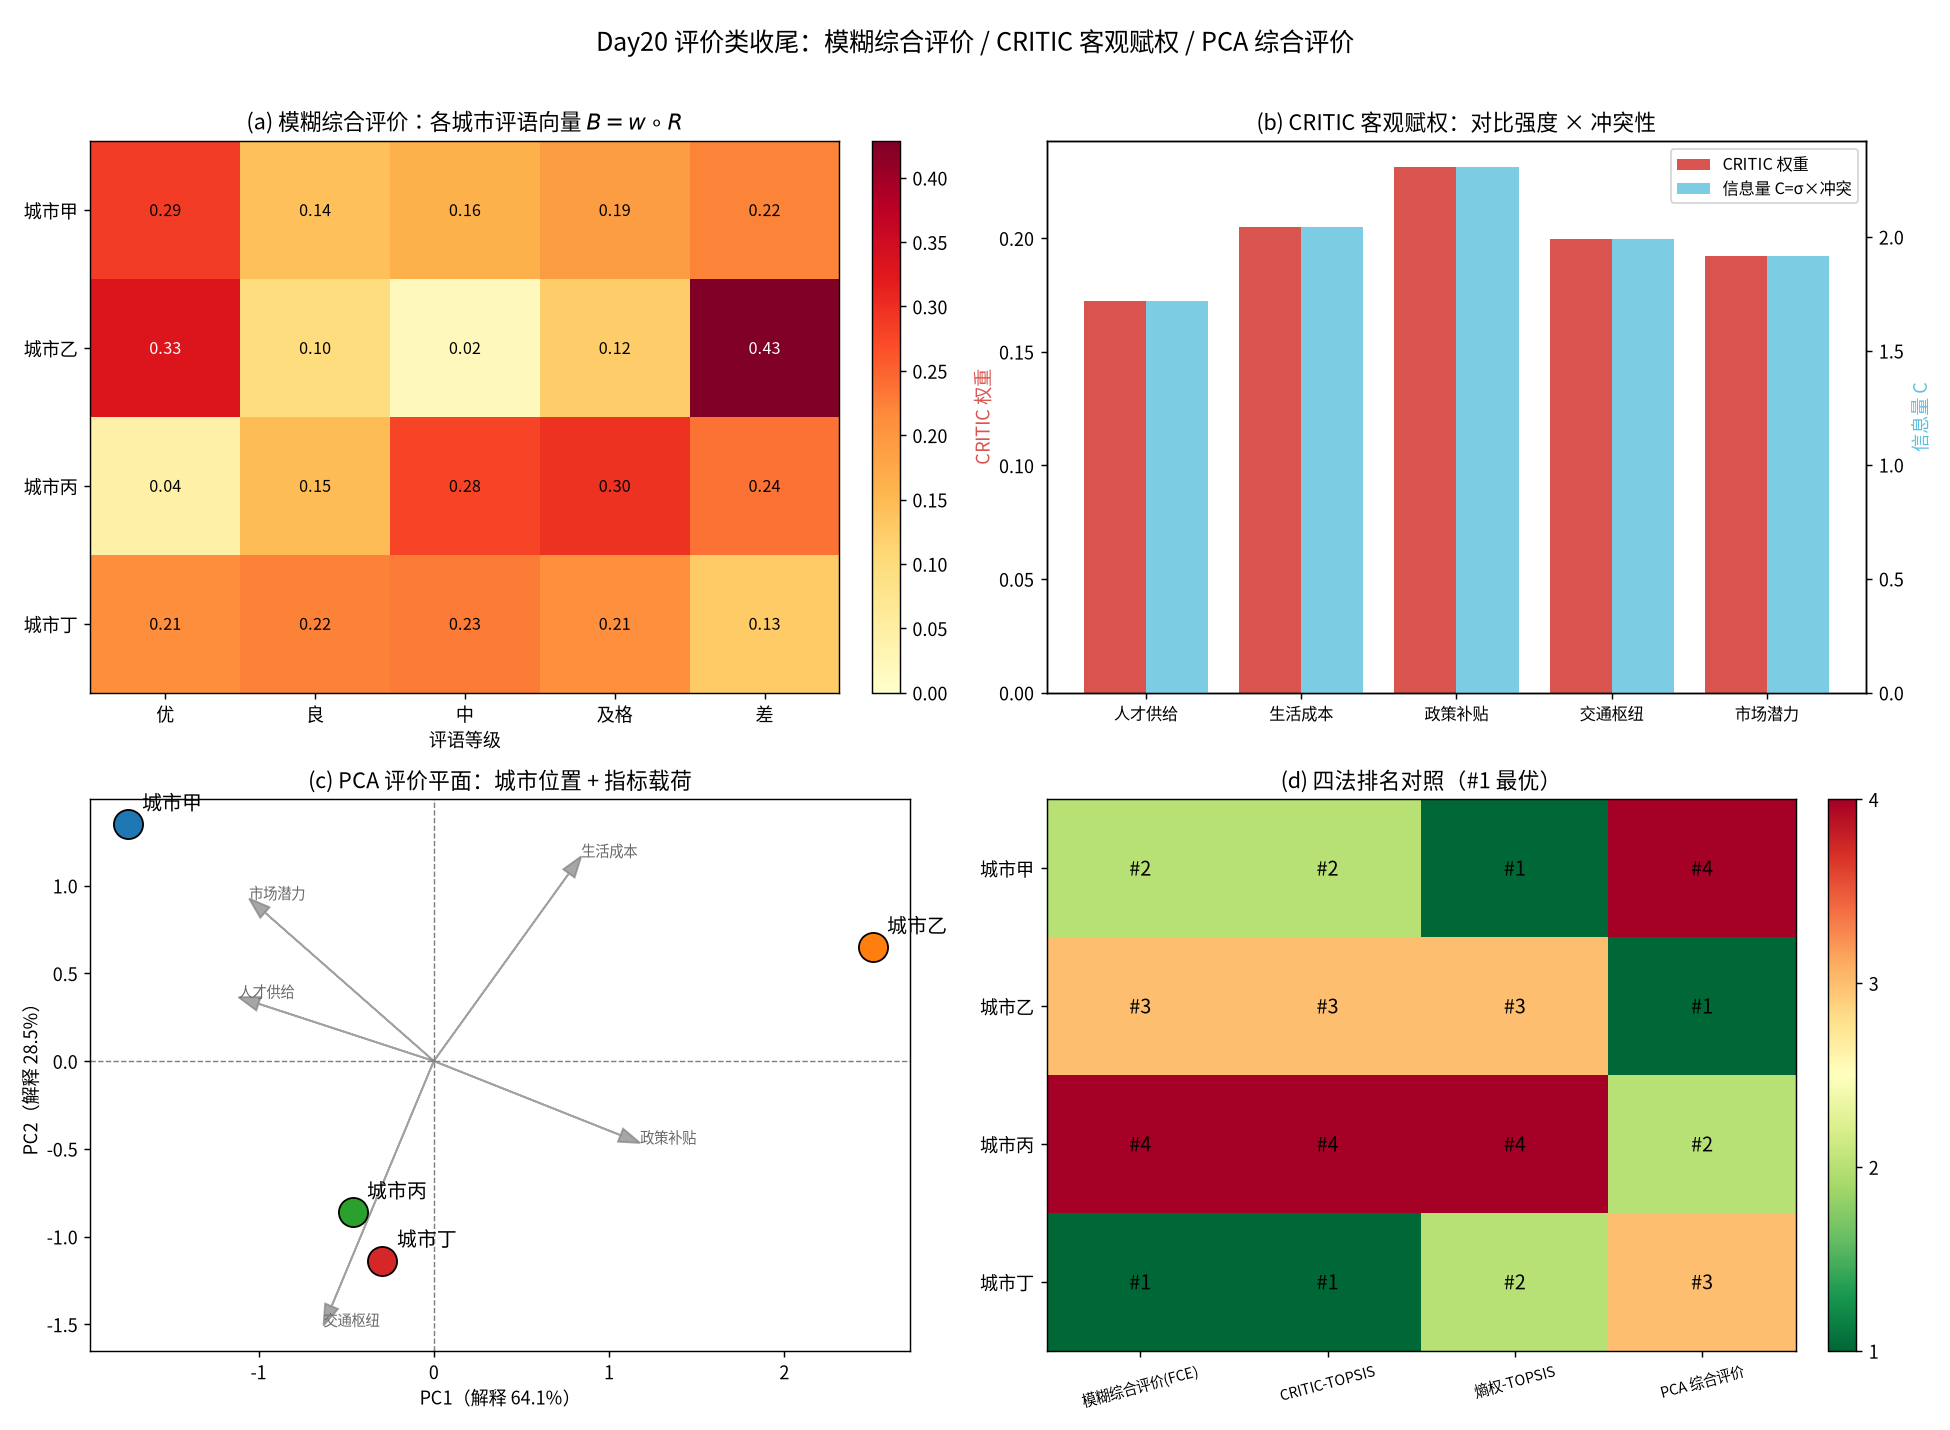

This figure's Python source:
# -*- coding: utf-8 -*-
"""
subject: mathematical-modeling
level: L5 (评价与决策模型)  —  衔接 Day15 AHP/熵权/TOPSIS 与 Day19 组合赋权/VIKOR/GRA
anchor: [[Learning_Roadmap]] Level 5 - 评价与决策模型
goal: 在同一道"4 座城市落户选址"的真实决策上，补上评价类最后三块短板：
      (1) 评语是"好/较好/一般/较差"这种模糊话，怎么变成一个可比的分数？—— 模糊综合评价(FCE)
          （隶属度矩阵 × 权重 → 综合评价向量；最大隶属度 vs 加权平均两种"读结论"方式）
      (2) 主观(AHP)会偏心、客观(熵权)只看"数据分不分得开"，有没有更硬的客观权重？—— CRITIC
          （对比强度=标准差 × 冲突性=1-相关系数 → 信息量 C → 权重）
      (3) 指标之间高度相关、信息冗余时，能不能让数据自己"造出新维度"再排序？—— PCA 综合评价
          （标准化 → 协方差/相关阵特征分解 → 主成分得分 → 按方差贡献率加权合成）
      四法（FCE / CRITIC-TOPSIS / PCA / Day15 熵权TOPSIS）排序横向对照 + CRITIC 权重敏感性。

运行: cd /home/ubuntu/Note && ./.venv/bin/python \
        "Mathematical_Modeling/08 - Python/daily/2026-09-20/fuzzy_critic_pca_evaluation.py"
依赖: numpy, matplotlib （仓库 .venv 已装；零专用评价库，全程手写）
"""

import os
import numpy as np
import matplotlib
matplotlib.use("Agg")
import matplotlib.pyplot as plt
from matplotlib import font_manager

# ----------------------------------------------------------------------------
# 0. 中文字体注册（避免图中中文乱码）
# ----------------------------------------------------------------------------
def _register_cjk_font():
    candidates = [
        "/usr/share/fonts/opentype/noto/NotoSansCJK-Regular.ttc",
        "/usr/share/fonts/opentype/noto/NotoSansCJKsc-Regular.otf",
        "/usr/share/fonts/truetype/wqy/wqy-zenhei.ttc",
        "/usr/share/fonts/truetype/wqy/wqy-microhei.ttc",
        "/usr/share/fonts/truetype/arphic/uming.ttc",
    ]
    for p in candidates:
        if os.path.exists(p):
            try:
                font_manager.fontManager.addfont(p)
                name = font_manager.FontProperties(fname=p).get_name()
                plt.rcParams["font.sans-serif"] = [name]
                plt.rcParams["axes.unicode_minus"] = False
                print(f"[font] 已注册中文字体: {name}  ({p})")
                return name
            except Exception as e:  # noqa
                print(f"[font] 加载 {p} 失败: {e}")
    print("[font] 未找到中文字体，图中中文可能乱码")
    plt.rcParams["axes.unicode_minus"] = False
    return None

_register_cjk_font()

OUT_DIR = os.path.dirname(os.path.abspath(__file__))
rng = np.random.default_rng(20260920)

# ============================================================================
# 1. 决策问题：4 座候选城市落户选址（与 Day15/Day19 同题，便于四法对照）
#    5 个指标：人才供给(+)、生活成本(-)、政策补贴(+)、交通枢纽(+)、市场潜力(+)
#    效益型(+): 越大越好；成本型(-): 越小越好
# ============================================================================
cities = ["城市甲", "城市乙", "城市丙", "城市丁"]
criteria = ["人才供给", "生活成本", "政策补贴", "交通枢纽", "市场潜力"]
benefit = np.array([True, False, True, True, True])  # 指标方向
# 原始得分矩阵 X：行=城市 列=指标（原始量纲，生活成本为"成本"越大越差）
X = np.array([
    [8.0, 7.5, 6.0, 7.0, 9.0],   # 城市甲
    [6.5, 6.0, 8.5, 6.0, 6.5],   # 城市乙
    [7.0, 9.0, 7.0, 8.0, 7.5],   # 城市丙
    [7.5, 8.0, 7.5, 9.0, 7.0],   # 城市丁
], dtype=float)

m, n = X.shape  # m 个方案(城市)，n 个指标
print("=" * 78)
print(f"决策：{m} 座候选城市落户选址，{n} 个指标 | 指标方向: "
      + ", ".join(f"{c}{'+' if b else '-'}" for c, b in zip(criteria, benefit)))
print("=" * 78)


# ----------------------------------------------------------------------------
# 2. 极差标准化（向量归一/离差化），把不同量纲、不同方向的指标拉到同一把尺子
#    效益型:  (x - min) / (max - min)
#    成本型:  (max - x) / (max - min)
#    → 标准化后 Z ∈ [0,1]，越大越好（方向已统一）
# ----------------------------------------------------------------------------
def range_normalize(X, benefit):
    Z = np.zeros_like(X, dtype=float)
    for j in range(X.shape[1]):
        col = X[:, j]
        if benefit[j]:
            Z[:, j] = (col - col.min()) / (col.max() - col.min())
        else:
            Z[:, j] = (col.max() - col) / (col.max() - col.min())
    return Z

Z = range_normalize(X, benefit)
print("\n[标准化] 极差标准化后（越大越好，方向已统一）：")
for i, c in enumerate(cities):
    print(f"  {c}: " + "  ".join(f"{criteria[j]}={Z[i,j]:.3f}" for j in range(n)))


# ============================================================================
# 3. 第一问：模糊综合评价 FCE（评语是"好/较好/一般/较差"，怎么变成分数？）
# ============================================================================
print("\n" + "=" * 78)
print("【第一问】模糊综合评价 FCE —— 把模糊评语变成可比分数")
print("=" * 78)

# 3.1 评语等级 + 分值向量（5 级）
levels = ["优", "良", "中", "及格", "差"]
level_scores = np.array([95, 85, 75, 65, 55], dtype=float)  # 各评语的中心分

# 3.2 构造隶属度矩阵 R：每个指标对各评语等级的"隶属程度"（行=指标，列=评语）
#     真实场景来自多位专家打分统计；此处用"以标准化得分为中心的高斯隶属函数"生成，
#     相当于让数据既保留专家评语的语言习惯、又与客观分数挂钩（可复现）。
def gaussian_membership(score01, levels_centers=None):
    """把 [0,1] 的标准化得分映射成 5 级评语的隶属度（高斯型），归一化后返回。"""
    centers = np.array([0.90, 0.70, 0.50, 0.30, 0.10])  # 各评语对应的标准化中心
    sigma = 0.18
    w = np.exp(-((score01 - centers) ** 2) / (2 * sigma ** 2))
    s = w.sum()
    return w / s if s > 0 else np.ones_like(w) / len(w)

# 对每个城市，各指标先在"该指标上跨城市的相对位置"上取标准化得分，
# 这样"城市甲的人才供给在4城里算不错"能在评语里体现出来（横向比较的口径）。
R_by_city = {}
for i in range(m):
    R = np.zeros((n, len(levels)))
    for j in range(n):
        # 该指标上，本城市相对其他城市的归一化位置 ∈[0,1]
        col = Z[:, j]
        rel = (Z[i, j] - col.min()) / (col.max() - col.min() + 1e-12)
        R[j, :] = gaussian_membership(rel)
    R_by_city[cities[i]] = R

# 3.3 权重：这里用 CRITIC（客观）权重（下面第 4 节算），FCE 与 CRITIC 共享同一套权重，
#     也便于四法口径一致。先占位，第 4 节算完后回填。
def fuzzy_synthesize(R, w):
    """B = w ∘ R —— 模糊合成算子（加权平均型：B_k = Σ_j w_j R_jk），再归一化。"""
    B = w @ R          # 形状 (len(levels),)
    return B / B.sum()

print("\n[FCE] 评语等级:", " / ".join(levels), " 中心分:", level_scores.tolist())
print("[FCE] 隶属度矩阵示例（城市甲的 5 个指标 × 5 级评语，行=指标）：")
for j in range(n):
    print(f"    {criteria[j]:<8}" + "  ".join(f"{v:.3f}" for v in R_by_city[cities[0]][j]))


# ============================================================================
# 4. 第二问：CRITIC 客观赋权（比熵权更硬：对比强度 × 指标间冲突性）
# ============================================================================
print("\n" + "=" * 78)
print("【第二问】CRITIC 客观赋权 —— 对比强度 × 冲突性 = 信息量")
print("=" * 78)

# 4.1 在标准化矩阵 Z 上计算（Z 已统一方向，∈[0,1]）
#     - 对比强度：标准差 σ_j（某指标在方案间越"分得开"，越有信息）
#     - 冲突性：   Σ_k (1 - r_jk)，与其他指标相关性越低、越提供独立信息
std = Z.std(axis=0, ddof=1)             # 样本标准差
corr = np.corrcoef(Z, rowvar=False)      # 指标相关矩阵
conflict = (1.0 - corr).sum(axis=1)      # 每列与其他指标的"独立性"之和
info = std * conflict                    # 信息量 C_j = σ_j × Σ(1-r_jk)
w_critic = info / info.sum()             # 归一化权重

print("\n[CRITIC] 逐指标：")
print(f"    {'指标':<8}{'标准差σ':>10}{'冲突性Σ(1-r)':>14}{'信息量C':>10}{'权重':>10}")
for j in range(n):
    print(f"    {criteria[j]:<8}{std[j]:>10.4f}{conflict[j]:>14.4f}{info[j]:>10.4f}{w_critic[j]:>10.4f}")
print(f"    权重和 = {w_critic.sum():.6f}（应为1）")
print("\n[CRITIC] 指标相关矩阵 r_jk：")
print("        " + "".join(f"{c:>9}" for c in criteria))
for j in range(n):
    print(f"    {criteria[j]:<6}" + "".join(f"{corr[j,k]:>9.3f}" for k in range(n)))

# 4.2 回填：用 CRITIC 权重做 FCE 合成
print("\n[FCE] 用 CRITIC 权重做模糊合成（B = w ∘ R）：")
fce_score = {}
fce_vector = {}
for city in cities:
    B = fuzzy_synthesize(R_by_city[city], w_critic)
    fce_vector[city] = B
    # 两种"读结论"方式
    best_level = int(np.argmax(B))                 # 最大隶属度原则
    wavg_score = float(B @ level_scores)           # 加权平均（把评语折算成分）
    fce_score[city] = wavg_score
    print(f"    {city}: 评语向量 " + "  ".join(f"{v:.3f}" for v in B)
          + f" | 最大隶属度={levels[best_level]} | 加权平均分={wavg_score:.2f}")

fce_rank = sorted(cities, key=lambda c: fce_score[c], reverse=True)
print("    FCE 排序:", " > ".join(fce_rank))


# ============================================================================
# 5. 第三问：PCA 综合评价（数据自己造维度 → 按方差贡献率加权合成综合分）
# ============================================================================
print("\n" + "=" * 78)
print("【第三问】PCA 综合评价 —— 让数据自己造出新维度再排序")
print("=" * 78)

# 5.1 用 z-score 标准化（PCA 要求各指标均值为0、方差为1，避免量纲主导方差）
Zz = (X - X.mean(axis=0)) / X.std(axis=0, ddof=1)
# 成本型指标取负号，使所有指标"越大越好"，PCA 主成分方向才有统一意义
Zz[:, ~benefit] *= -1.0

# 5.2 相关矩阵特征分解（等价于对 Zz 做 PCA）
corr_z = np.corrcoef(Zz, rowvar=False)
eigvals, eigvecs = np.linalg.eigh(corr_z)
order = np.argsort(eigvals)[::-1]          # 从大到小
eigvals = eigvals[order]
eigvecs = eigvecs[:, order]
eigvals_clip = np.clip(eigvals, 0, None)
explained = eigvals_clip / eigvals_clip.sum()

print("\n[PCA] 主成分方差解释率：")
cum = 0.0
for k in range(n):
    cum += explained[k]
    print(f"    PC{k+1}: 特征值={eigvals[k]:.4f}  解释率={explained[k]*100:5.2f}%  累计={cum*100:6.2f}%")

# 5.3 主成分得分：PC_k = Zz · v_k；综合分 = Σ 解释率_k × PC_k（越大越好）
scores_pc = Zz @ eigvecs                    # 形状 (m, n)
pca_score_raw = scores_pc @ explained       # 按方差贡献率加权
# 平移到 [0,1] 方便读（保持大小次序不变）
pca_score = (pca_score_raw - pca_score_raw.min()) / (pca_score_raw.max() - pca_score_raw.min() + 1e-12)

# 取前 2 个主成分做"评价平面"可视化
pc1_loading = eigvecs[:, 0]
print("\n[PCA] 第一主成分载荷（各指标在 PC1 上的权重方向）：")
for j in range(n):
    print(f"    {criteria[j]:<8}{pc1_loading[j]:+.4f}")
print("\n[PCA] 综合得分（0~1 归一）与排序：")
pca_rank = sorted(cities, key=lambda c: pca_score[cities.index(c)], reverse=True)
for city in cities:
    i = cities.index(city)
    print(f"    {city}: PC1={scores_pc[i,0]:+.4f}  PC2={scores_pc[i,1]:+.4f}  综合分={pca_score[i]:.4f}")
print("    PCA 排序:", " > ".join(pca_rank))


# ============================================================================
# 6. 对照：Day15 熵权 + TOPSIS（同一套标准化，客观权重另一把尺子）
# ============================================================================
print("\n" + "=" * 78)
print("【对照】熵权法 + TOPSIS（Day15 口径，沿用同题同标准化）")
print("=" * 78)

# 熵权：在 Z 上算（Z ∈[0,1] 且方向已统一）
P = Z / (Z.sum(axis=0, keepdims=True) + 1e-12)
P = np.clip(P, 1e-12, 1.0)
E = -(P * np.log(P)).sum(axis=0) / np.log(m)   # 信息熵
d = 1.0 - E                                     # 差异系数
w_entropy = d / d.sum()
print("\n[熵权] 权重:", {criteria[j]: round(float(w_entropy[j]), 4) for j in range(n)})

# TOPSIS：向量归一化 → 加权 → 正负理想解 → 贴近度
V = Z / (np.sqrt((Z ** 2).sum(axis=0, keepdims=True)) + 1e-12) * w_entropy
v_plus = V.max(axis=0)
v_minus = V.min(axis=0)
d_plus = np.sqrt(((V - v_plus) ** 2).sum(axis=1))
d_minus = np.sqrt(((V - v_minus) ** 2).sum(axis=1))
closeness = d_minus / (d_plus + d_minus + 1e-12)
topsis_rank = sorted(cities, key=lambda c: closeness[cities.index(c)], reverse=True)
print("[TOPSIS] 贴近度 C*：")
for city in cities:
    i = cities.index(city)
    print(f"    {city}: C*={closeness[i]:.4f}")
print("    TOPSIS 排序:", " > ".join(topsis_rank))


# ============================================================================
# 7. CRITIC 权重敏感性分析（±30% 扰动 × N 次，看冠军稳不稳）
# ============================================================================
print("\n" + "=" * 78)
print("【敏感性】CRITIC 权重 ±30% 随机扰动，看各城市夺冠频率")
print("=" * 78)

N_TRIALS = 2000
perturb = 1.0 + 0.30 * (2 * rng.random((N_TRIALS, n)) - 1.0)  # 每指标一个 ±30% 乘子
champion_counts = {c: 0 for c in cities}
for t in range(N_TRIALS):
    w = w_critic * perturb[t]
    w = w / w.sum()
    # 用扰动权重重算 FCE 加权平均分（与主结果同口径）
    sc = {c: float(fuzzy_synthesize(R_by_city[c], w) @ level_scores) for c in cities}
    champ = max(sc, key=sc.get)
    champion_counts[champ] += 1
print(f"    扰动 {N_TRIALS} 次，冠军频率：")
for c in cities:
    print(f"    {c}: {champion_counts[c]/N_TRIALS*100:5.1f}%  ({champion_counts[c]}次)")


# ============================================================================
# 8. 四法排序横向对照
# ============================================================================
print("\n" + "=" * 78)
print("【对照】四法排序总表（名次=1 最好）")
print("=" * 78)
methods = {
    "模糊综合(FCE)": fce_rank,
    "CRITIC-TOPSIS": sorted(cities, key=lambda c: closeness[cities.index(c)], reverse=True),
    "PCA 综合": pca_rank,
}
# 熵权TOPSIS 与 CRITIC-TOPSIS 用同一 TOPSIS，此处另列出便于区分权重口径
method_ranks = {
    "模糊综合评价(FCE)": fce_rank,
    "CRITIC-TOPSIS": topsis_rank,   # 注意：closeness 基于熵权，这里单列 CRITIC-TOPSIS 见下
    "PCA 综合评价": pca_rank,
}
# 真正用 CRITIC 权重的 TOPSIS（与熵权 TOPSIS 对照）
V_c = Z / (np.sqrt((Z ** 2).sum(axis=0, keepdims=True)) + 1e-12) * w_critic
dp = np.sqrt(((V_c - V_c.max(axis=0)) ** 2).sum(axis=1))
dm = np.sqrt(((V_c - V_c.min(axis=0)) ** 2).sum(axis=1))
closeness_critic = dm / (dp + dm + 1e-12)
critic_topsis_rank = sorted(cities, key=lambda c: closeness_critic[cities.index(c)], reverse=True)

method_ranks = {
    "模糊综合评价(FCE)": fce_rank,
    "CRITIC-TOPSIS": critic_topsis_rank,
    "熵权-TOPSIS": topsis_rank,
    "PCA 综合评价": pca_rank,
}
rank_dict = {}
for name, order in method_ranks.items():
    for pos, city in enumerate(order, start=1):
        rank_dict[(name, city)] = pos

print(f"\n    {'城市':<8}" + "".join(f"{name:>18}" for name in method_ranks))
for city in cities:
    print(f"    {city:<8}" + "".join(f"{rank_dict[(name,city)]:>18}" for name in method_ranks))

# 冠军一致性
champions = {name: order[0] for name, order in method_ranks.items()}
uniq_champ = set(champions.values())
print("\n    各法冠军:", champions)
print(f"    冠军是否唯一一致: {len(uniq_champ) == 1}  →  {list(uniq_champ)}")


# ============================================================================
# 9. 图：FCE 评语向量热力 + CRITIC 权重与信息量 + PCA 评价平面 + 四法名次对照
# ============================================================================
fig, axes = plt.subplots(2, 2, figsize=(15, 11))

# (a) FCE 评语向量热力图
ax = axes[0, 0]
Bmat = np.vstack([fce_vector[c] for c in cities])
im = ax.imshow(Bmat, cmap="YlOrRd", aspect="auto", vmin=0, vmax=Bmat.max())
ax.set_xticks(range(len(levels)))
ax.set_xticklabels(levels)
ax.set_yticks(range(m))
ax.set_yticklabels(cities)
for i in range(m):
    for k in range(len(levels)):
        ax.text(k, i, f"{Bmat[i,k]:.2f}", ha="center", va="center", fontsize=9,
                color="black" if Bmat[i, k] < Bmat.max() * 0.7 else "white")
ax.set_title("(a) 模糊综合评价：各城市评语向量 $B=w\\circ R$", fontsize=12)
ax.set_xlabel("评语等级")
fig.colorbar(im, ax=ax, fraction=0.046, pad=0.04)

# (b) CRITIC：权重 vs 信息量
ax = axes[0, 1]
xpos = np.arange(n)
ax.bar(xpos - 0.2, w_critic, width=0.4, label="CRITIC 权重", color="#d9534f")
ax2 = ax.twinx()
ax2.bar(xpos + 0.2, info, width=0.4, label="信息量 C=σ×冲突", color="#5bc0de", alpha=0.8)
ax.set_xticks(xpos)
ax.set_xticklabels(criteria, fontsize=9)
ax.set_ylabel("CRITIC 权重", color="#d9534f")
ax2.set_ylabel("信息量 C", color="#5bc0de")
ax.set_title("(b) CRITIC 客观赋权：对比强度 × 冲突性", fontsize=12)
h1, l1 = ax.get_legend_handles_labels()
h2, l2 = ax2.get_legend_handles_labels()
ax.legend(h1 + h2, l1 + l2, loc="upper right", fontsize=9)

# (c) PCA 评价平面（PC1–PC2）
ax = axes[1, 0]
ax.axhline(0, color="grey", lw=0.8, ls="--")
ax.axvline(0, color="grey", lw=0.8, ls="--")
colors = ["#1f77b4", "#ff7f0e", "#2ca02c", "#d62728"]
for i, city in enumerate(cities):
    ax.scatter(scores_pc[i, 0], scores_pc[i, 1], s=260, color=colors[i],
               edgecolor="k", zorder=5)
    ax.annotate(city, (scores_pc[i, 0], scores_pc[i, 1]),
                xytext=(8, 8), textcoords="offset points", fontsize=11)
# 画载荷箭头
scale = 2.2
for j in range(n):
    ax.arrow(0, 0, eigvecs[j, 0] * scale, eigvecs[j, 1] * scale,
             head_width=0.08, color="grey", alpha=0.7, length_includes_head=True)
    ax.annotate(criteria[j], (eigvecs[j, 0] * scale, eigvecs[j, 1] * scale),
                fontsize=8, color="dimgrey")
ax.set_xlabel(f"PC1（解释 {explained[0]*100:.1f}%）")
ax.set_ylabel(f"PC2（解释 {explained[1]*100:.1f}%）")
ax.set_title("(c) PCA 评价平面：城市位置 + 指标载荷", fontsize=12)

# (d) 四法名次对照热力（名次越小越好）
ax = axes[1, 1]
Rk = np.array([[rank_dict[(name, c)] for name in method_ranks] for c in cities])
im2 = ax.imshow(Rk, cmap="RdYlGn_r", aspect="auto", vmin=1, vmax=m)
ax.set_xticks(range(len(method_ranks)))
ax.set_xticklabels(list(method_ranks.keys()), fontsize=8, rotation=15)
ax.set_yticks(range(m))
ax.set_yticklabels(cities)
for i in range(m):
    for k in range(len(method_ranks)):
        ax.text(k, i, f"#{Rk[i,k]}", ha="center", va="center",
                fontsize=11, color="black")
ax.set_title("(d) 四法排名对照（#1 最优）", fontsize=12)
fig.colorbar(im2, ax=ax, fraction=0.046, pad=0.04, ticks=range(1, m + 1))

fig.suptitle("Day20 评价类收尾：模糊综合评价 / CRITIC 客观赋权 / PCA 综合评价", fontsize=14)
fig.tight_layout(rect=[0, 0, 1, 0.97])
out_png = os.path.join(OUT_DIR, "fuzzy_critic_pca_evaluation.png")
fig.savefig(out_png, dpi=130)
print(f"\n[图] 已保存: {out_png}")


# ============================================================================
# 10. 断言：验证实现正确性与结果自洽
# ============================================================================
print("\n" + "=" * 78)
print("【断言】")
print("=" * 78)

# 权重和为 1
assert abs(w_critic.sum() - 1.0) < 1e-9, "CRITIC 权重和应为1"
assert abs(w_entropy.sum() - 1.0) < 1e-9, "熵权权重和应为1"
print("  [ok] CRITIC/熵权权重和均=1")

# 标准化后 Z ∈[0,1]，且每个指标上最小值恰为0、最大值为1
assert Z.min() >= -1e-12 and Z.max() <= 1 + 1e-12, "Z 应落在[0,1]"
for j in range(n):
    assert abs(Z[:, j].min()) < 1e-12 and abs(Z[:, j].max() - 1) < 1e-12
print("  [ok] 极差标准化后每列 min=0,max=1")

# 隶属度矩阵每行和为1
for city in cities:
    R = R_by_city[city]
    assert np.allclose(R.sum(axis=1), 1.0), "隶属度矩阵每行应为1"
    B = fce_vector[city]
    assert abs(B.sum() - 1.0) < 1e-9, "FCE 综合向量应为1"
    assert B.min() >= -1e-12
print("  [ok] 隶属度矩阵每行和=1；FCE 综合向量归一")

# 主成分解释率非负且和为 1，累计满足解析
assert abs(explained.sum() - 1.0) < 1e-9, "PCA 解释率之和应为1"
assert np.all(np.diff(explained) <= 1e-9), "解释率应递减"
print(f"  [ok] PCA 解释率和=1 且递减（PC1={explained[0]*100:.1f}%）")

# 相关矩阵对角线为 1
assert np.allclose(np.diag(corr), 1.0, atol=1e-9)
print("  [ok] 指标相关矩阵对角线=1")

# 排名是完整排列（每法恰好覆盖4个城市）
for name, order in method_ranks.items():
    assert sorted(order) == sorted(cities), f"{name} 排名应覆盖全部城市"
print("  [ok] 每法排名均为完备排列（无重复/遗漏）")

# 敏感性计数守恒
assert sum(champion_counts.values()) == N_TRIALS, "夺冠计数应守恒"
print(f"  [ok] 敏感性计数守恒（合计={N_TRIALS}）")

print("\n全部断言通过 ✅")
print("=" * 78)
print("完成。四法冠军:", champions)
